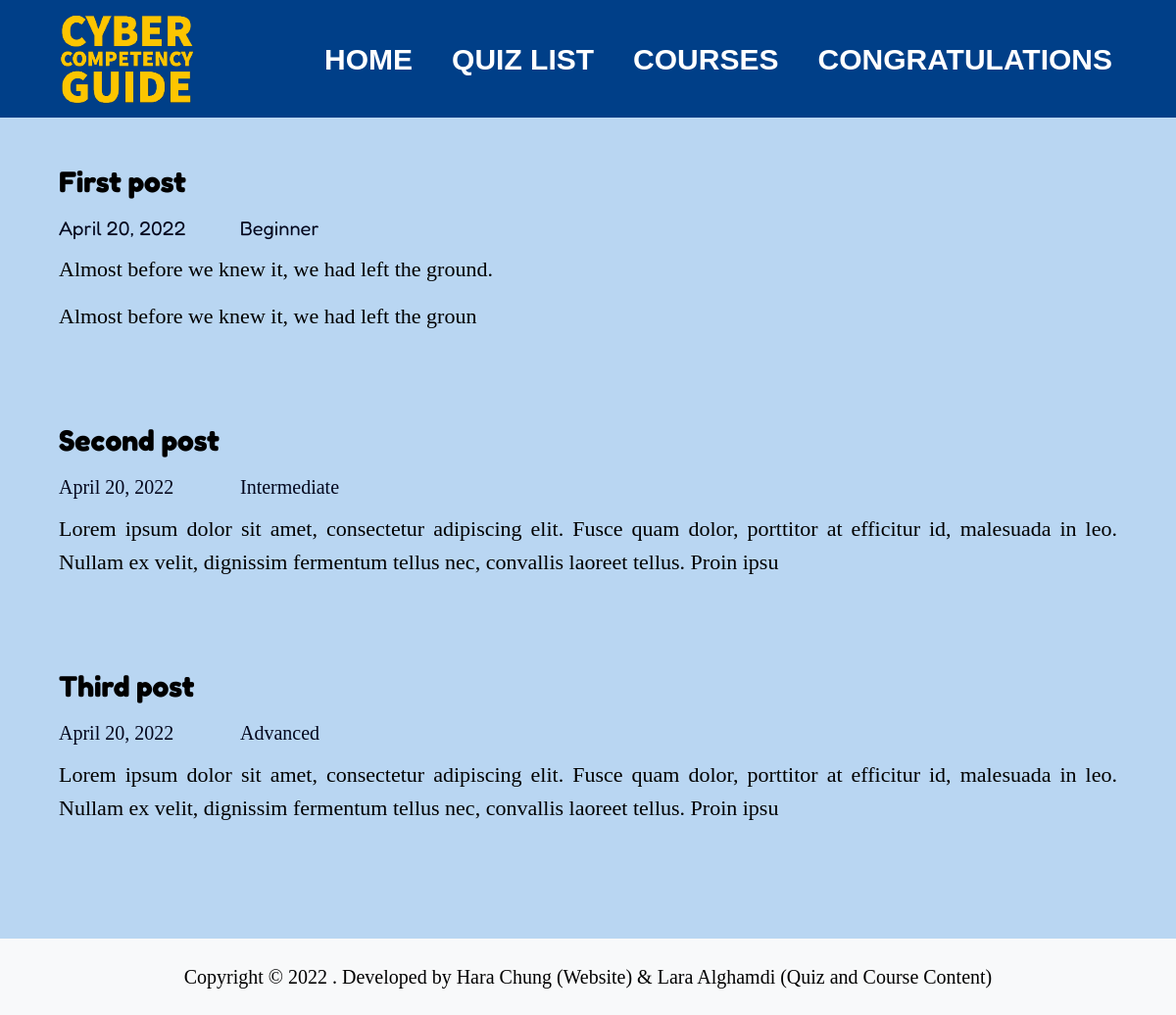
/course/, run on an earlier commit of the app's database.
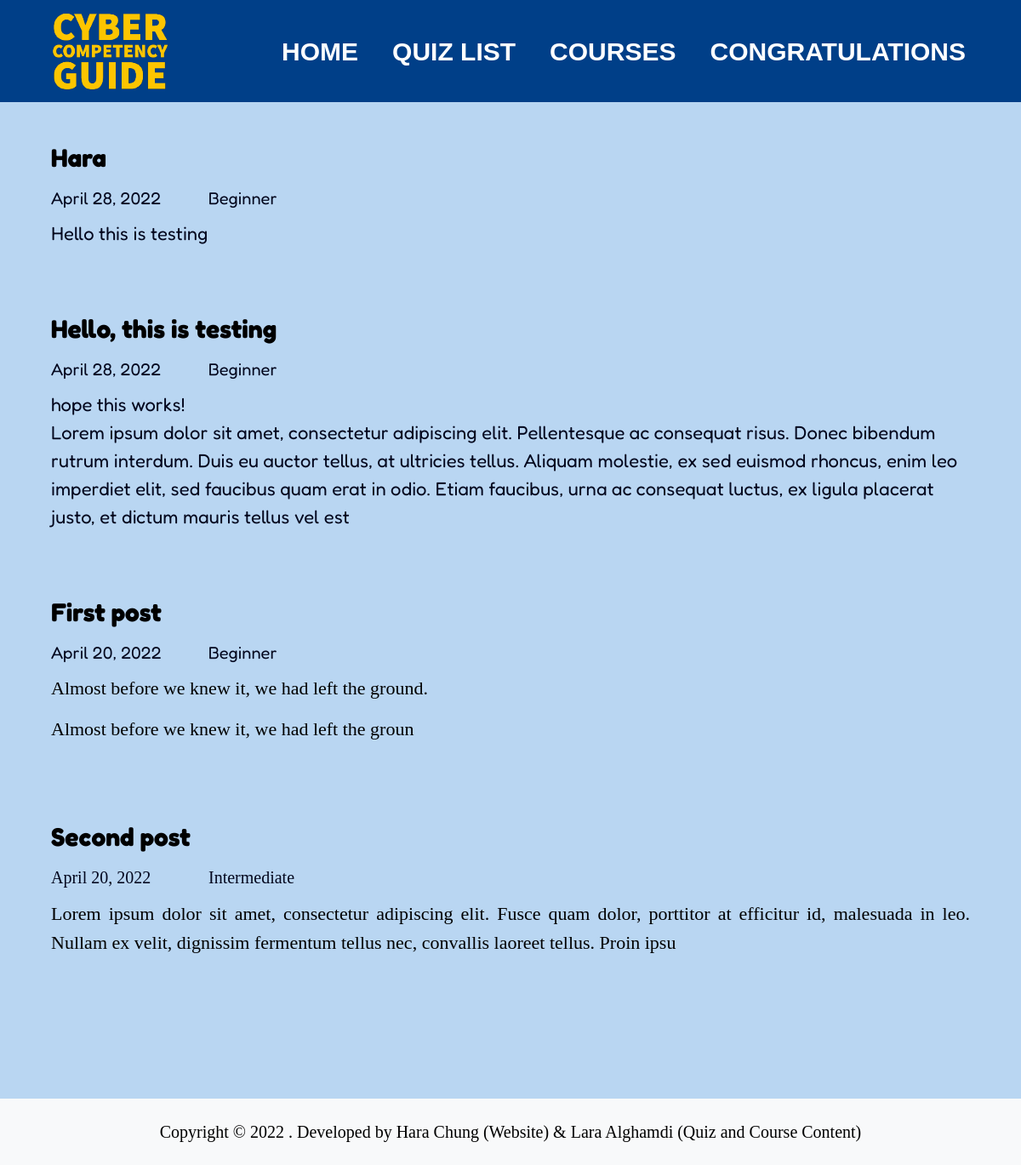
And on a later commit of the database.
### Course/models.py (models this page shows, shortened)
class Post(models.Model):
    title = models.CharField(max_length=300, unique=True)
    slug = models.SlugField(max_length=300, unique=True)
    content = RichTextField(blank=True, null=True)
    category = models.CharField(max_length=25, choices=CATEGORY, default=0)
    created_at = models.DateField(auto_now_add=True)
    class Meta:
        ordering = ['-created_at']

### Course/views.py (the view)
# urls.py: path('course/', views.PostList.as_view(), name='course'),
class PostList(generic.ListView):
    queryset = Post.objects.order_by('-created_at')
    template_name = 'course.html'

### templates/course.html (shortened to what this page needs)
{% extends 'base.html' %}
{% block body %}
    {% for post in post_list %}
        <section class="section page-title" style="padding: 50px 0;">
        <div class="container">
            <form method="POST">
                <div class="col-sm-12 m-auto course-container">
                    <h3 class="course_title"><a
                            href="{% url 'course_app:course_posts' post.slug %}">{{ post.title }}</a>
                    </h3>
                    <div class="row date_category_container">
                        <p class="col-sm-2 course_date_category">{{ post.created_at }}</p>
                        <p class="col-sm course_date_category">{{ post.category }}</p>
                    </div>
                    <p>{{ post.content| slice:":400"| safe }}</p>
                </div>
            </form>
        </div>
    {% endfor %}
</section>
{% endblock %}

### templates/base.html (shortened to what this page needs)
{% load static %}
<!DOCTYPE html>
<html lang="en">
<head>
    <link rel="stylesheet" href="{% static "bootstrap/bootstrap.min.css" %}">
    <link rel="stylesheet" href="{% static 'css/slick.css' %}">
    <link rel="stylesheet" href="{% static 'css/slick-theme.css' %}">
    <link href="{% static 'css/style.css' %}" rel="stylesheet">
</head>
<body class="body-wrapper" data-spy="scroll" data-target=".privacy-nav">
<nav class="navbar main-nav navbar-expand-lg px-2 px-sm-0 py-2 py-lg-0">
    <div class="container">
        <a class="navbar-brand" href="{% url 'index' %}"><img src="{% static "assets/logo.png" %}" alt="logo"></a>
        <div class="collapse navbar-collapse" id="navbarNav">
            <ul class="navbar-nav ml-auto">
                <li class="nav-item {% if navbar == 'index' %} active {% endif %}">
                    <a class="nav-link" href="{% url 'index' %}">Home</a>
                </li>
                <li class="nav-item {% if navbar == '' %} active {% endif %}">
                    <a class="nav-link" href="{% url 'quiz_app:quiz_list' %}">Quiz List</a>
                </li>
                <li class="nav-item {% if navbar == 'course' %} active {% endif %}">
                    <a class="nav-link" href="{% url 'course_app:course' %}">Courses</a>
                </li>
                <li class="nav-item {% if navbar == 'congratulations' %} active {% endif %}">
                    <a class="nav-link" href="{% url 'quiz_app:congratulations' %}">Congratulations</a>
                </li>
            </ul>
        </div>
    </div>
</nav>
{% block body %}
{% endblock %}
<footer>
    <div class="text-center bg-light py-4">
        <small class="footer-credit">Copyright &copy;
            . Developed by Hara Chung (Website) & Lara Alghamdi (Quiz and Course Content)</small>
    </div>
</footer>
</body>
</html>

### static/css/style.css (style rules this page uses)
body { font-family: "Fredoka", sans-serif; -webkit-font-smoothing: antialiased; background-color: #b9d6f2; }
h1, h2, h3, h4, h5, h6 { font-family: "Fredoka", sans-serif; color: #000; font-weight: 300; }
h3 { font-size: 30px; line-height: 30px; }
p, li, blockquote, label { font-size: 22px; color: #03071e; margin-bottom: 0; }
a { font-size: inherit; color: inherit; }
.section { padding: 100px 0; }
.page-title { text-align: center; }
.main-nav { background: #003f88; z-index: 1; }
.main-nav .navbar-brand { padding: 10px; }
.main-nav .navbar-nav .nav-item { position: relative; font-family: "Fredokae", sans-serif; }
.main-nav .navbar-nav .nav-item .nav-link { position: relative; text-align: center; font-size: 30px; text-transform: uppercase; font-weight: 600; color: #fff; padding-left: 20px; padding-right: 20px; line-height: 45px; }
footer { position: fixed; bottom: 0; width: 100%; }
.footer-credit { font-size: 20px; font-family: "Monserrat"; }
.course-container { text-align: -webkit-left; }
.course_title { font-weight: bold; }
.course-container { padding-bottom: 30px; }
.course_date_category { font-size: 20px; padding-top: 10px; padding-bottom: 10px; }

What changed in the data, as far as the page shows it:
removed Post: title "Third post", created_at "April 20, 2022", category "Advanced", content "Lorem ipsum dolor sit amet, consectetur adipiscing elit. Fusce quam dolor, porttitor at efficitur id, malesuada in leo. Nullam ex velit, dignissim fermentum tellus nec, convallis laoreet tellus. Proin ipsu"
added Post: title "Hara", created_at "April 28, 2022", category "Beginner", content "Hello this is testing"
added Post: title "Hello, this is testing", created_at "April 28, 2022", category "Beginner", content "hope this works! Lorem ipsum dolor sit amet, consectetur adipiscing elit. Pellentesque ac consequat risus. Donec bibendum rutrum interdum. Duis eu auctor tellus, at ultricies tellus. Aliquam molestie, ex sed euismod rhoncus, enim leo imperdiet elit, sed faucibus quam erat in odio. Etiam faucibus, urna ac consequat luctus, ex ligula placerat justo, et dictum mauris tellus vel est"
